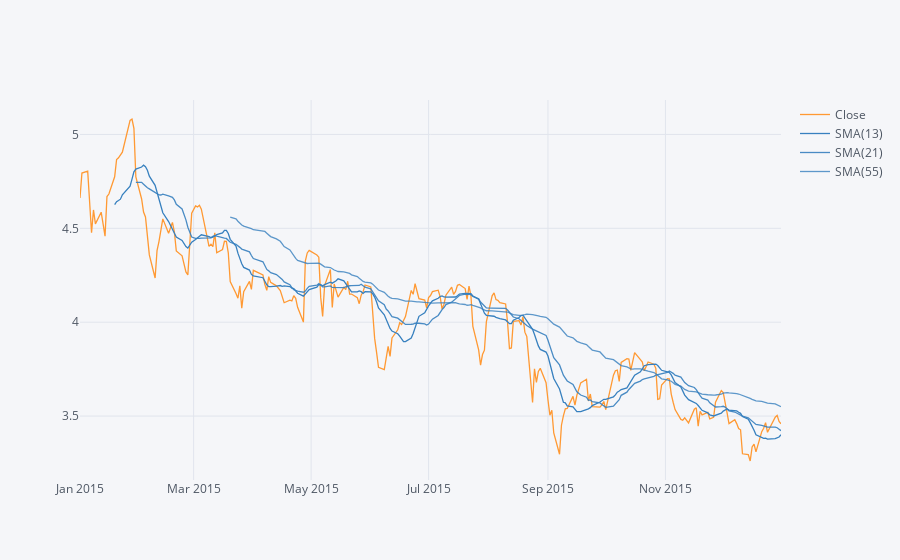

Notebook source saved alongside this figure:
### Markdown cell above
Simple Moving Averages plot of ICICI Bank for the year 2015

### Code cell
ICICIBANK['Close'].loc[date(2015,1,1):date(2016,1,1)].ta_plot(study='sma',periods=[13,21,55],title='Simple Moving Averages')

### Figure 1 — Plotly figure (JSON) as saved in the notebook; plotly's stock layout.template omitted (floating-point values rounded to 4 significant figures; data arrays with more than 128 entries replaced by an {"elided": "..."} marker saying what was removed)
{"data": [{"line": {"color": "rgba(255, 153, 51, 1.0)", "dash": "solid", "shape": "linear", "width": 1.3}, "mode": "lines", "name": "Close", "text": "", "type": "scatter", "x": {"elided": "248 str values"}, "y": {"elided": "248 float values"}}, {"line": {"color": "rgba(55, 128, 191, 1.0)", "dash": "solid", "shape": "linear", "width": 1.3}, "mode": "lines", "name": "SMA(13)", "text": "", "type": "scatter", "x": {"elided": "248 str values"}, "y": {"elided": "248 mixed values"}}, {"line": {"color": "rgba(55, 128, 191, 0.8999999999999999)", "dash": "solid", "shape": "linear", "width": 1.3}, "mode": "lines", "name": "SMA(21)", "text": "", "type": "scatter", "x": {"elided": "248 str values"}, "y": {"elided": "248 mixed values"}}, {"line": {"color": "rgba(55, 128, 191, 0.7999999999999998)", "dash": "solid", "shape": "linear", "width": 1.3}, "mode": "lines", "name": "SMA(55)", "text": "", "type": "scatter", "x": {"elided": "248 str values"}, "y": {"elided": "248 mixed values"}}], "layout": {"legend": {"bgcolor": "#F5F6F9", "font": {"color": "#4D5663"}}, "paper_bgcolor": "#F5F6F9", "plot_bgcolor": "#F5F6F9", "title": {"font": {"color": "#4D5663"}}, "xaxis": {"gridcolor": "#E1E5ED", "showgrid": true, "tickfont": {"color": "#4D5663"}, "title": {"font": {"color": "#4D5663"}, "text": ""}, "zerolinecolor": "#E1E5ED"}, "yaxis": {"gridcolor": "#E1E5ED", "showgrid": true, "tickfont": {"color": "#4D5663"}, "title": {"font": {"color": "#4D5663"}, "text": ""}, "zerolinecolor": "#E1E5ED"}}}
